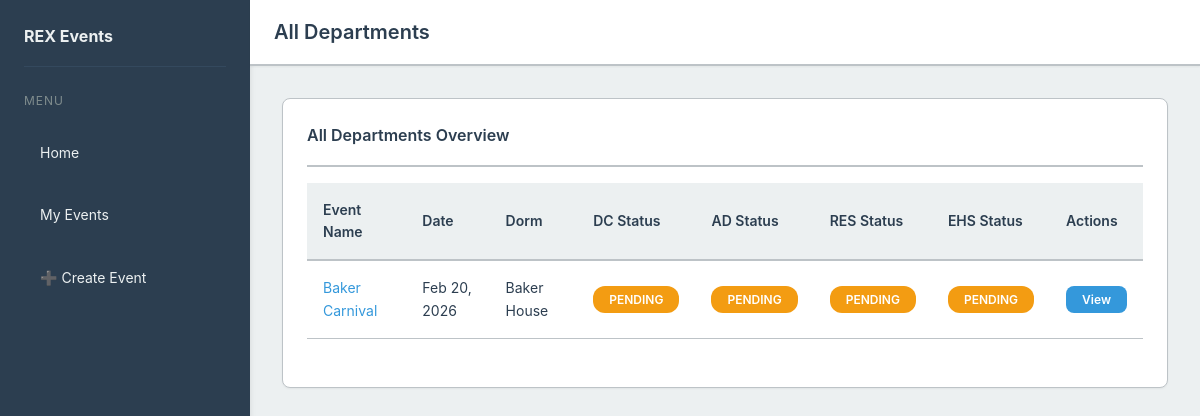
/departments, run on an earlier commit of the app's database.
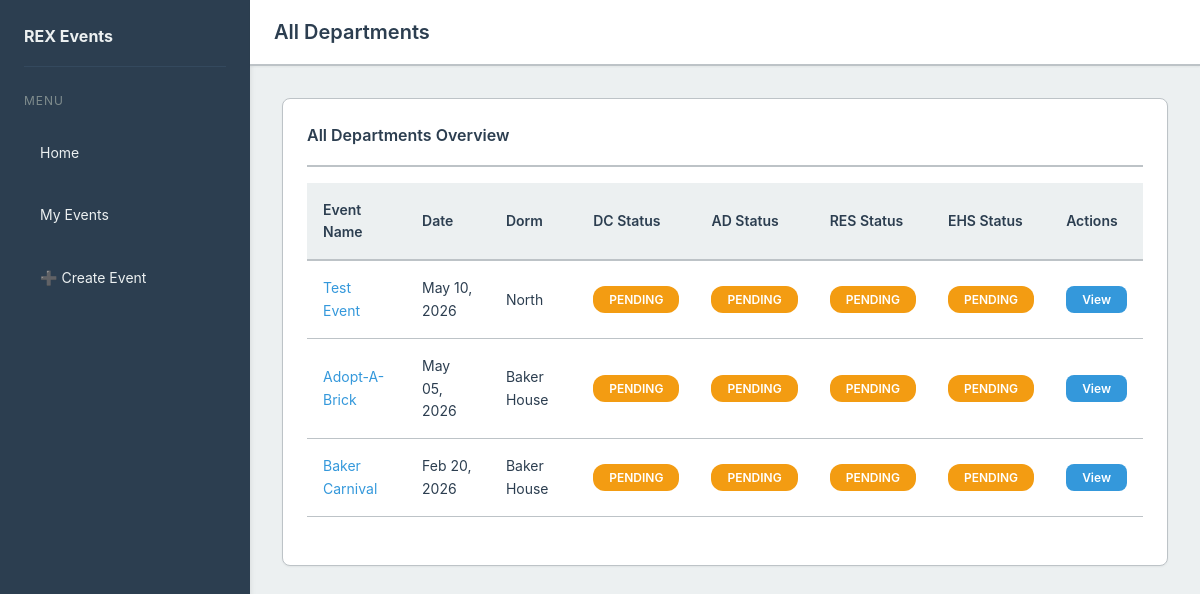
And on a later commit of the database.
### eventmanager/models.py (models this page shows, shortened)
class RexEvent(models.Model):
    class ApprovalStatus(models.TextChoices):
        APPROVED = "AP", _("Approved")
        PENDING = "PE", _("Pending")
        DENIED = "DE", _("Denied")
        FLAGGED = "FL", _("Flagged")
    APPROVAL_STAGES = (
        (("dc_status",), (RexUser.RoleChoices.DORMCON,)),
        (("ad_status",), (RexUser.RoleChoices.AD,)),
        (("res_status", "ehs_status"), (RexUser.RoleChoices.RES, RexUser.RoleChoices.EHS)),
    )
    event_name = models.CharField(max_length=20)
    description = models.CharField(max_length=200)
    dorm = models.CharField(max_length=20)
    dorm_sub = models.CharField(max_length=20)
    start_time = models.DateTimeField()
    end_time = models.DateTimeField()
    email_notif = models.TextField()
    location = models.CharField(max_length=100)
    contact_name = models.CharField(max_length=50)
    contact_email = models.CharField(max_length=254)
    created_by = models.ForeignKey(RexUser, on_delete=models.CASCADE, null=True, blank=True)
    dc_status = models.CharField(max_length=2,
        choices=ApprovalStatus,
        default="PE")
    dc_comment = models.TextField(blank=True, default="")
    res_status = models.CharField(max_length=2,
        choices=ApprovalStatus,
        default="PE")
    res_comment = models.TextField(blank=True, default="")
    ehs_status = models.CharField(max_length=2,
        choices=ApprovalStatus,
        default="PE")
    ehs_comment = models.TextField(blank=True, default="")
    ad_status = models.CharField(max_length=2,
        choices=ApprovalStatus,
        default="PE")
    ad_comment = models.TextField(blank=True, default="")

### eventmanager/views.py (the view)
# urls.py: path("departments", views.departments_all, name="departments_all"),
def departments_all(request):
    upcoming_events = RexEvent.objects.order_by("-start_time")
    template = loader.get_template("departments/all.html")
    context = {
        "upcoming_events_list": upcoming_events
    }
    context.update(get_user_context(request))
    return HttpResponse(template.render(context, request))

### eventmanager/views.py (called while the page is built)
def get_user_context(request):
    user_role = None
    if hasattr(request, 'user') and request.user.is_authenticated:
        try:
            rex_user = RexUser.objects.get(username=request.user.username)
            user_role = rex_user.role
        except RexUser.DoesNotExist:
            pass
    approver_roles = ['DormCon', 'AD', 'RES', 'EHS']
    admin_roles = ['DormCon', 'AD']
    return {
        'user_role': user_role,
        'approver_roles': approver_roles,
        'admin_roles': admin_roles,
    }

### eventmanager/templates/departments/all.html (shortened to what this page needs)
{% extends 'base.html' %}
{% load static %}
{% block page_title %}All Departments{% endblock %}
{% block content %}
<div class="card">
    <div class="card-header">
        <h2 class="card-title">All Departments Overview</h2>
    </div>
    <div class="card-body">
        {% if upcoming_events_list %}
            <table class="table">
                <thead>
                    <tr>
                        <th>Event Name</th>
                        <th>Date</th>
                        <th>Dorm</th>
                        <th>DC Status</th>
                        <th>AD Status</th>
                        <th>RES Status</th>
                        <th>EHS Status</th>
                        <th>Actions</th>
                    </tr>
                </thead>
                <tbody>
                    {% for event in upcoming_events_list %}
                    <tr>
                        <td>
                            <a href="{% url 'event' event.id %}">{{ event.event_name }}</a>
                        </td>
                        <td>{{ event.start_time|date:"M d, Y" }}</td>
                        <td>{{ event.dorm }}</td>
                        <td>
                            <span class="status-badge status-{% if event.dc_status == 'AP' %}approved{% elif event.dc_status == 'DE' %}denied{% elif event.dc_status == 'FL' %}flagged{% else %}pending{% endif %}">
                                {{ event.get_dc_status_display }}
                            </span>
                        </td>
                        <td>
                            <span class="status-badge status-{% if event.ad_status == 'AP' %}approved{% elif event.ad_status == 'DE' %}denied{% elif event.ad_status == 'FL' %}flagged{% else %}pending{% endif %}">
                                {{ event.get_ad_status_display }}
                            </span>
                        </td>
                        <td>
                            <span class="status-badge status-{% if event.res_status == 'AP' %}approved{% elif event.res_status == 'DE' %}denied{% elif event.res_status == 'FL' %}flagged{% else %}pending{% endif %}">
                                {{ event.get_res_status_display }}
                            </span>
                        </td>
                        <td>
                            <span class="status-badge status-{% if event.ehs_status == 'AP' %}approved{% elif event.ehs_status == 'DE' %}denied{% elif event.ehs_status == 'FL' %}flagged{% else %}pending{% endif %}">
                                {{ event.get_ehs_status_display }}
                            </span>
                        </td>
                        <td>
                            <a href="{% url 'event' event.pk %}" class="btn btn-primary btn-sm">View</a>
                        </td>
                    </tr>
                    {% endfor %}
                </tbody>
            </table>
        {% else %}
            <div class="text-center" style="padding: 2rem;">
                <p class="text-muted">No events available.</p>
            </div>
        {% endif %}
    </div>
</div>
{% endblock %}

What changed in the data, as far as the page shows it:
added RexEvent: event_name "Test Event", start_time "May 10, 2026", dorm "North", dc_status "PENDING", ad_status "PENDING", res_status "PENDING", ehs_status "PENDING"
added RexEvent: event_name "Adopt-A-Brick", start_time "May 05, 2026", dorm "Baker House", dc_status "PENDING", ad_status "PENDING", res_status "PENDING", ehs_status "PENDING"
